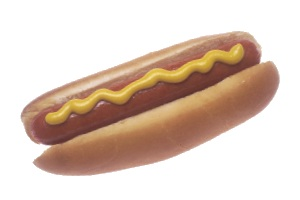
%> input picture hotdog.jpg, 300 x 200 px
$ octave hotdog.m   (GNU Octave 9; MATLAB toolbox functions it lacks are replaced by stand-ins)
%> lines starting %> are read from the running program, lines starting %| are printed output that depends on the picture
HighFiImage = imresize(imread('/Users/nathan/Development/CSE559-HybridImages/hotdog.jpg'),1);
%> HighFiImage is the input picture: size 200x300x3 uint8; mean R, G, B 221.7, 203.3, 191.1
%LowFiImage = im2double(imread('http://cvcl.mit.edu/hybrid/cat2.jpg'))/255;

HighFiImage = im2double(HighFiImage)/255;
%> HighFiImage: size 200x300x3 double
HighFiImage = rgb2gray(HighFiImage);
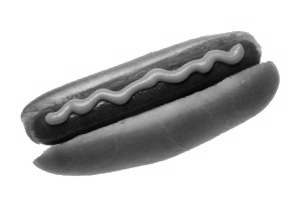
%> HighFiImage: size 200x300 double; min 0.000916, max 0.00392, mean 0.00319; drawn with min black and max white
LowFiImage = im2double(imread('/Users/nathan/Development/CSE559-HybridImages/dog hotdog.jpg'))/255;
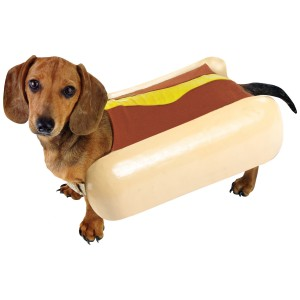
%> input picture dog Hotdog.jpg, 300 x 300 px
LowFiImage = rgb2gray(LowFiImage);
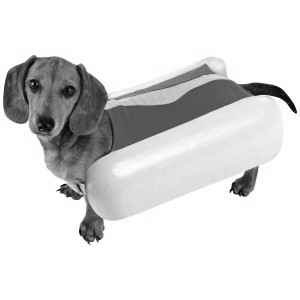
%> LowFiImage: size 300x300 double; min 9.03e-06, max 0.00392, mean 0.00338; drawn with min black and max white

hs = 20;

fftsize = 1024;
%Gaussian = fspecial('gaussian', hs*2+1, 5);
Gaussian = fspecial('gaussian', hs*2+1, 3.75);
FftHighFiImage = fft2(HighFiImage, fftsize, fftsize);
FftGaussian = fft2(Gaussian, fftsize, fftsize);
%FftGaussian(:,:,2) = FftGaussian(:,:,1);
%FftGaussian(:,:,3) = FftGaussian(:,:,1);

HighFiImageFiltered = ifft2(FftHighFiImage .* FftGaussian);
HighFiImageFiltered =  HighFiImageFiltered(1+hs:size(HighFiImage,1)+hs, 1+hs:size(HighFiImage,2)+hs);
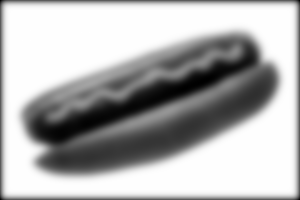
%> HighFiImageFiltered: size 200x300 double; min 0.00117, max 0.00392, mean 0.00309; drawn with min black and max white
% [5 lines of commented-out code are left out]
Gaussian = fspecial('gaussian', hs*2+1, 5);
FftLowFiImage = fft2(LowFiImage, fftsize, fftsize);
LowFiImageFiltered = ifft2(FftLowFiImage .* FftGaussian);
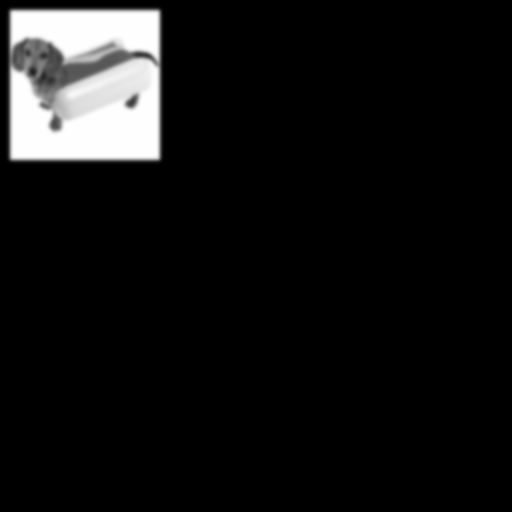
%> LowFiImageFiltered: size 1024x1024 double (shown at 1/2 size); min -1.95e-18, max 0.00392, mean 0.00029; drawn with min black and max white
LowFiImageFiltered =  LowFiImageFiltered(1+hs:size(LowFiImage,1)+hs, 1+hs:size(LowFiImage,2)+hs);
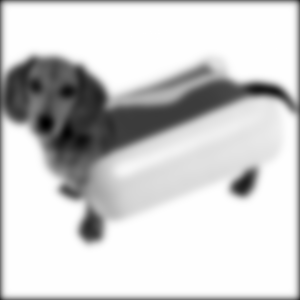
%> LowFiImageFiltered: size 300x300 double; min 0.000545, max 0.00392, mean 0.0033; drawn with min black and max white
LaplacianFilteredImage = LowFiImage - LowFiImageFiltered;
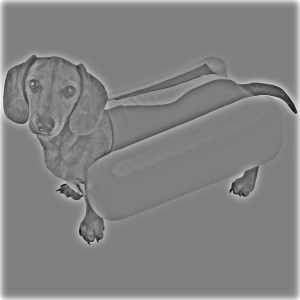
%> LaplacianFilteredImage: size 300x300 double; min -0.00273, max 0.00272, mean 7.69e-05; drawn with min black and max white
%imagesc(LaplacianFilteredImage)
%figure(3), imagesc(log(abs(fftshift(FftLowFiImage)))), axis image
%> (the run ends here)
